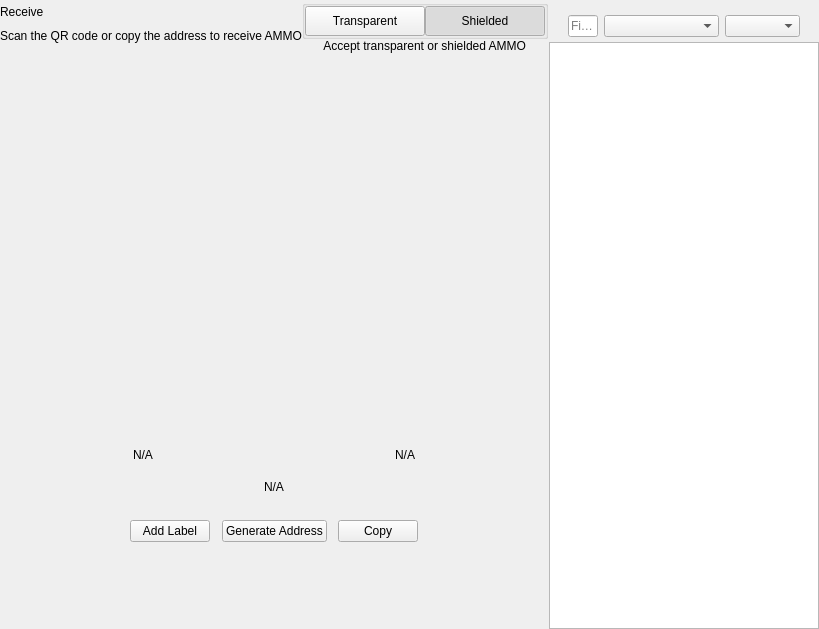
<?xml version="1.0" encoding="UTF-8"?>
<ui version="4.0">
 <class>ReceiveWidget</class>
 <widget class="QWidget" name="ReceiveWidget">
  <property name="geometry">
   <rect>
    <x>0</x>
    <y>0</y>
    <width>819</width>
    <height>629</height>
   </rect>
  </property>
  <property name="minimumSize">
   <size>
    <width>0</width>
    <height>0</height>
   </size>
  </property>
  <property name="windowTitle">
   <string notr="true">N/A</string>
  </property>
  <layout class="QHBoxLayout" name="horizontalLayout_2" stretch="2,1">
   <property name="spacing">
    <number>0</number>
   </property>
   <property name="leftMargin">
    <number>0</number>
   </property>
   <property name="topMargin">
    <number>0</number>
   </property>
   <property name="rightMargin">
    <number>0</number>
   </property>
   <property name="bottomMargin">
    <number>0</number>
   </property>
   <item>
    <widget class="QWidget" name="left" native="true">
     <layout class="QVBoxLayout" name="verticalLayout_3">
      <property name="leftMargin">
       <number>0</number>
      </property>
      <property name="topMargin">
       <number>0</number>
      </property>
      <property name="rightMargin">
       <number>0</number>
      </property>
      <property name="bottomMargin">
       <number>0</number>
      </property>
      <item>
       <layout class="QVBoxLayout" name="verticalLayout_2">
        <property name="spacing">
         <number>0</number>
        </property>
        <property name="leftMargin">
         <number>0</number>
        </property>
        <item>
         <layout class="QHBoxLayout" name="horizontalLayout_3">
          <property name="spacing">
           <number>0</number>
          </property>
          <item>
           <layout class="QVBoxLayout" name="verticalLayout_4">
            <property name="spacing">
             <number>5</number>
            </property>
            <item>
             <widget class="QLabel" name="labelTitle">
              <property name="text">
               <string>Receive</string>
              </property>
             </widget>
            </item>
            <item alignment="Qt::AlignTop">
             <widget class="QLabel" name="labelSubtitle1">
              <property name="text">
               <string>Scan the QR code or copy the address to receive AMMO</string>
              </property>
             </widget>
            </item>
           </layout>
          </item>
          <item>
           <spacer name="horizontalSpacer">
            <property name="orientation">
             <enum>Qt::Horizontal</enum>
            </property>
            <property name="sizeHint" stdset="0">
             <size>
              <width>40</width>
              <height>20</height>
             </size>
            </property>
           </spacer>
          </item>
          <item>
           <widget class="QWidget" name="containerViewPrivacyChecks" native="true">
            <layout class="QVBoxLayout" name="containerPrivacyChecks">
             <property name="spacing">
              <number>0</number>
             </property>
             <property name="leftMargin">
              <number>0</number>
             </property>
             <property name="topMargin">
              <number>0</number>
             </property>
             <property name="rightMargin">
              <number>0</number>
             </property>
             <property name="bottomMargin">
              <number>0</number>
             </property>
             <item alignment="Qt::AlignHCenter|Qt::AlignVCenter">
              <widget class="QGroupBox" name="groupBox">
               <property name="title">
                <string/>
               </property>
               <layout class="QHBoxLayout" name="horizontalLayout_2_1">
                <property name="spacing">
                 <number>0</number>
                </property>
                <property name="leftMargin">
                 <number>0</number>
                </property>
                <property name="topMargin">
                 <number>0</number>
                </property>
                <property name="rightMargin">
                 <number>0</number>
                </property>
                <property name="bottomMargin">
                 <number>0</number>
                </property>
                <item>
                 <widget class="QPushButton" name="pushLeft">
                  <property name="minimumSize">
                   <size>
                    <width>120</width>
                    <height>30</height>
                   </size>
                  </property>
                  <property name="maximumSize">
                   <size>
                    <width>120</width>
                    <height>30</height>
                   </size>
                  </property>
                  <property name="focusPolicy">
                   <enum>Qt::NoFocus</enum>
                  </property>
                  <property name="text">
                   <string>Transparent</string>
                  </property>
                  <property name="checkable">
                   <bool>true</bool>
                  </property>
                  <property name="autoExclusive">
                   <bool>true</bool>
                  </property>
                 </widget>
                </item>
                <item>
                 <widget class="QPushButton" name="pushRight">
                  <property name="minimumSize">
                   <size>
                    <width>120</width>
                    <height>30</height>
                   </size>
                  </property>
                  <property name="maximumSize">
                   <size>
                    <width>120</width>
                    <height>30</height>
                   </size>
                  </property>
                  <property name="focusPolicy">
                   <enum>Qt::NoFocus</enum>
                  </property>
                  <property name="text">
                   <string>Shielded</string>
                  </property>
                  <property name="checkable">
                   <bool>true</bool>
                  </property>
                  <property name="checked">
                   <bool>true</bool>
                  </property>
                  <property name="autoExclusive">
                   <bool>true</bool>
                  </property>
                 </widget>
                </item>
               </layout>
              </widget>
             </item>
             <item alignment="Qt::AlignHCenter|Qt::AlignTop">
              <widget class="QLabel" name="labelSubtitle2">
               <property name="text">
                <string>Accept transparent or shielded AMMO</string>
               </property>
               <property name="alignment">
                <set>Qt::AlignRight|Qt::AlignTrailing|Qt::AlignVCenter</set>
               </property>
              </widget>
             </item>
            </layout>
           </widget>
          </item>
         </layout>
        </item>
        <item>
         <spacer name="verticalSpacer_2">
          <property name="orientation">
           <enum>Qt::Vertical</enum>
          </property>
          <property name="sizeType">
           <enum>QSizePolicy::Expanding</enum>
          </property>
          <property name="sizeHint" stdset="0">
           <size>
            <width>20</width>
            <height>50</height>
           </size>
          </property>
         </spacer>
        </item>
        <item alignment="Qt::AlignHCenter">
         <widget class="QWidget" name="layoutQR" native="true">
          <property name="maximumSize">
           <size>
            <width>510</width>
            <height>16777215</height>
           </size>
          </property>
          <layout class="QVBoxLayout" name="verticalLayoutQr">
           <item>
            <spacer name="verticalSpacer11">
             <property name="orientation">
              <enum>Qt::Vertical</enum>
             </property>
             <property name="sizeType">
              <enum>QSizePolicy::Fixed</enum>
             </property>
             <property name="sizeHint" stdset="0">
              <size>
               <width>20</width>
               <height>20</height>
              </size>
             </property>
            </spacer>
           </item>
           <item alignment="Qt::AlignHCenter">
            <widget class="QLabel" name="labelQrImg">
             <property name="minimumSize">
              <size>
               <width>260</width>
               <height>260</height>
              </size>
             </property>
             <property name="maximumSize">
              <size>
               <width>260</width>
               <height>260</height>
              </size>
             </property>
             <property name="text">
              <string/>
             </property>
             <property name="alignment">
              <set>Qt::AlignCenter</set>
             </property>
            </widget>
           </item>
           <item>
            <spacer name="verticalSpacer_21">
             <property name="orientation">
              <enum>Qt::Vertical</enum>
             </property>
             <property name="sizeType">
              <enum>QSizePolicy::Fixed</enum>
             </property>
             <property name="sizeHint" stdset="0">
              <size>
               <width>20</width>
               <height>30</height>
              </size>
             </property>
            </spacer>
           </item>
           <item>
            <widget class="QWidget" name="widget" native="true">
             <property name="minimumSize">
              <size>
               <width>0</width>
               <height>0</height>
              </size>
             </property>
             <layout class="QHBoxLayout" name="horizontalLayout_5">
              <item>
               <widget class="QLabel" name="labelLabel">
                <property name="text">
                 <string notr="true">N/A</string>
                </property>
               </widget>
              </item>
              <item>
               <spacer name="horizontalSpacer_2">
                <property name="orientation">
                 <enum>Qt::Horizontal</enum>
                </property>
                <property name="sizeHint" stdset="0">
                 <size>
                  <width>141</width>
                  <height>20</height>
                 </size>
                </property>
               </spacer>
              </item>
              <item>
               <widget class="QLabel" name="labelDate">
                <property name="text">
                 <string notr="true">N/A</string>
                </property>
                <property name="alignment">
                 <set>Qt::AlignRight|Qt::AlignTrailing|Qt::AlignVCenter</set>
                </property>
               </widget>
              </item>
             </layout>
            </widget>
           </item>
           <item>
            <widget class="QLabel" name="labelAddress">
             <property name="sizePolicy">
              <sizepolicy hsizetype="Expanding" vsizetype="Preferred">
               <horstretch>0</horstretch>
               <verstretch>0</verstretch>
              </sizepolicy>
             </property>
             <property name="minimumSize">
              <size>
               <width>300</width>
               <height>0</height>
              </size>
             </property>
             <property name="text">
              <string notr="true">N/A</string>
             </property>
             <property name="alignment">
              <set>Qt::AlignCenter</set>
             </property>
            </widget>
           </item>
           <item>
            <spacer name="verticalSpacer_4">
             <property name="orientation">
              <enum>Qt::Vertical</enum>
             </property>
             <property name="sizeType">
              <enum>QSizePolicy::Fixed</enum>
             </property>
             <property name="sizeHint" stdset="0">
              <size>
               <width>20</width>
               <height>20</height>
              </size>
             </property>
            </spacer>
           </item>
           <item>
            <layout class="QHBoxLayout" name="horizontalLayout_4">
             <item alignment="Qt::AlignHCenter">
              <widget class="QPushButton" name="pushButtonLabel">
               <property name="focusPolicy">
                <enum>Qt::NoFocus</enum>
               </property>
               <property name="text">
                <string>Add Label</string>
               </property>
              </widget>
             </item>
             <item alignment="Qt::AlignHCenter">
              <widget class="QPushButton" name="pushButtonNewAddress">
               <property name="focusPolicy">
                <enum>Qt::NoFocus</enum>
               </property>
               <property name="text">
                <string>Generate Address</string>
               </property>
              </widget>
             </item>
             <item alignment="Qt::AlignHCenter">
              <widget class="QPushButton" name="pushButtonCopy">
               <property name="focusPolicy">
                <enum>Qt::NoFocus</enum>
               </property>
               <property name="text">
                <string>Copy</string>
               </property>
              </widget>
             </item>
            </layout>
           </item>
           <item>
            <spacer name="verticalSpacer_3">
             <property name="orientation">
              <enum>Qt::Vertical</enum>
             </property>
             <property name="sizeType">
              <enum>QSizePolicy::Expanding</enum>
             </property>
             <property name="sizeHint" stdset="0">
              <size>
               <width>20</width>
               <height>20</height>
              </size>
             </property>
            </spacer>
           </item>
          </layout>
         </widget>
        </item>
        <item>
         <spacer name="verticalSpacer">
          <property name="orientation">
           <enum>Qt::Vertical</enum>
          </property>
          <property name="sizeHint" stdset="0">
           <size>
            <width>20</width>
            <height>40</height>
           </size>
          </property>
         </spacer>
        </item>
       </layout>
      </item>
     </layout>
    </widget>
   </item>
   <item>
    <widget class="QWidget" name="right" native="true">
     <layout class="QVBoxLayout" name="verticalLayout_5">
      <property name="spacing">
       <number>0</number>
      </property>
      <property name="leftMargin">
       <number>1</number>
      </property>
      <property name="topMargin">
       <number>0</number>
      </property>
      <property name="rightMargin">
       <number>0</number>
      </property>
      <property name="bottomMargin">
       <number>0</number>
      </property>
      <item>
       <layout class="QVBoxLayout" name="container_right">
        <property name="spacing">
         <number>0</number>
        </property>
        <property name="leftMargin">
         <number>0</number>
        </property>
        <property name="rightMargin">
         <number>0</number>
        </property>
        <item>
         <layout class="QVBoxLayout" name="verticalLayout">
          <property name="spacing">
           <number>6</number>
          </property>
          <property name="leftMargin">
           <number>19</number>
          </property>
          <property name="rightMargin">
           <number>19</number>
          </property>
          <item>
           <widget class="OptionButton" name="btnRequest" native="true"/>
          </item>
          <item>
           <widget class="OptionButton" name="btnMyAddresses" native="true">
            <property name="sizePolicy">
             <sizepolicy hsizetype="Preferred" vsizetype="Minimum">
              <horstretch>0</horstretch>
              <verstretch>0</verstretch>
             </sizepolicy>
            </property>
           </widget>
          </item>
         </layout>
        </item>
        <item>
         <widget class="QWidget" name="sortWidget" native="true">
          <layout class="QHBoxLayout" name="horizontalLayout_6">
           <property name="leftMargin">
            <number>19</number>
           </property>
           <property name="rightMargin">
            <number>19</number>
           </property>
           <property name="bottomMargin">
            <number>5</number>
           </property>
           <item>
            <widget class="QLineEdit" name="lineEditFilter">
             <property name="sizePolicy">
              <sizepolicy hsizetype="Expanding" vsizetype="Fixed">
               <horstretch>0</horstretch>
               <verstretch>0</verstretch>
              </sizepolicy>
             </property>
             <property name="minimumSize">
              <size>
               <width>0</width>
               <height>0</height>
              </size>
             </property>
             <property name="contextMenuPolicy">
              <enum>Qt::DefaultContextMenu</enum>
             </property>
             <property name="acceptDrops">
              <bool>false</bool>
             </property>
             <property name="maxLength">
              <number>40</number>
             </property>
             <property name="placeholderText">
              <string>Filter</string>
             </property>
            </widget>
           </item>
           <item>
            <spacer name="horizontalSpacer_3">
             <property name="orientation">
              <enum>Qt::Horizontal</enum>
             </property>
             <property name="sizeType">
              <enum>QSizePolicy::Preferred</enum>
             </property>
             <property name="sizeHint" stdset="0">
              <size>
               <width>20</width>
               <height>20</height>
              </size>
             </property>
            </spacer>
           </item>
           <item>
            <widget class="QComboBox" name="comboBoxSort">
             <property name="sizePolicy">
              <sizepolicy hsizetype="Preferred" vsizetype="Fixed">
               <horstretch>0</horstretch>
               <verstretch>0</verstretch>
              </sizepolicy>
             </property>
             <property name="minimumSize">
              <size>
               <width>115</width>
               <height>0</height>
              </size>
             </property>
            </widget>
           </item>
           <item>
            <widget class="QComboBox" name="comboBoxSortOrder">
             <property name="sizePolicy">
              <sizepolicy hsizetype="Preferred" vsizetype="Fixed">
               <horstretch>0</horstretch>
               <verstretch>0</verstretch>
              </sizepolicy>
             </property>
             <property name="minimumSize">
              <size>
               <width>75</width>
               <height>0</height>
              </size>
             </property>
            </widget>
           </item>
          </layout>
          <zorder>comboBoxSort</zorder>
          <zorder>comboBoxSortOrder</zorder>
          <zorder>lineEditFilter</zorder>
         </widget>
        </item>
        <item>
         <widget class="QListView" name="listViewAddress"/>
        </item>
       </layout>
      </item>
     </layout>
    </widget>
   </item>
  </layout>
 </widget>
 <customwidgets>
  <customwidget>
   <class>OptionButton</class>
   <extends>QWidget</extends>
   <header>qt/ammocoin/optionbutton.h</header>
   <container>1</container>
  </customwidget>
 </customwidgets>
 <resources/>
 <connections/>
</ui>
